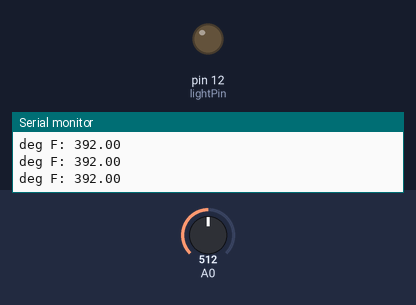
The sketch below on a simulated Arduino Uno, built with avr-gcc and run on an emulated ATmega328P. Shown: output pins drawn as LEDs (lit = HIGH), the last lines printed to the serial monitor. The test bench sets the inputs (shaded band); at power-on: A0 = 512.

Above: at 1.3 s.
1.4 s: A0 set to 153
2.9 s: A0 set to 131
At 4.2 s:
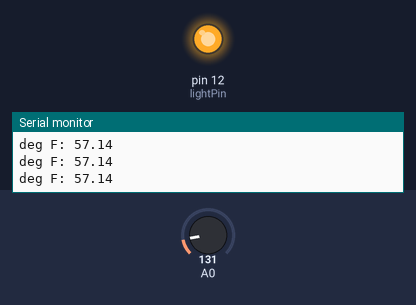
4.5 s: A0 set to 306
At 5.5 s:
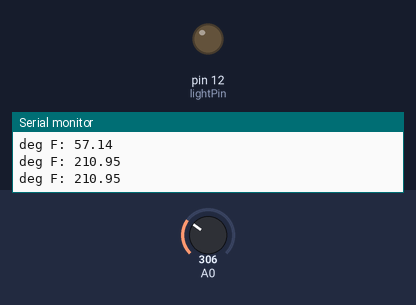
6.0 s: A0 set to 122
At 6.7 s:
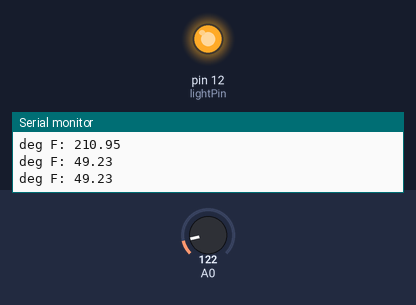
Timing chart, 0 to 8.5 s (numbered marks = the images above; inputs shaded):
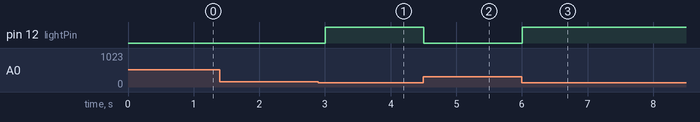

Measured:
- the behaviour switches between 147 and 146 on A0 (found by bisection; images 0 and 1)
- after the input at 2.9 s, pin 12 (lightPin): LOW → HIGH after 0.10 s
- after the input at 4.5 s, pin 12 (lightPin): HIGH → LOW at once
- after the input at 6.0 s, pin 12 (lightPin): LOW → HIGH at once

The sketch:

thermometer.ino
```cpp
/*

Example sketch 07

TEMPERATURE SENSOR

  Use the "serial monitor" window to read a temperature sensor.

  The TMP36 is an easy-to-use temperature sensor that outputs
  a voltage that's proportional to the ambient temperature.
  You can use it for all kinds of automation tasks where you'd
  like to know or control the temperature of something.

  More information on the sensor is available in the datasheet:
  http://dlnmh9ip6v2uc.cloudfront.net/datasheets/Sensors/Temp/TMP35_36_37.pdf

  Even more exciting, we'll start using the Arduino's serial port
  to send data back to your main computer! Up until now, we've
  been limited to using simple LEDs for output. We'll see that
  the Arduino can also easily output all kinds of text and data.

Hardware connections:

  Be careful when installing the temperature sensor, as it is
  almost identical to the transistors! The one you want has
  a triangle logo and "TMP" in very tiny letters. The
  ones you DON'T want will have "222" on them.

  When looking at the flat side of the temperature sensor
  with the pins down, from left to right the pins are:
  5V, SIGNAL, and GND.

  Connect the 5V pin to 5 Volts (5V).
  Connect the SIGNAL pin to ANALOG pin 0.
  Connect the GND pin to ground (GND).

This sketch was written by SparkFun Electronics,
with lots of help from the Arduino community.
This code is completely free for any use.
Visit http://www.arduino.cc to learn about the Arduino.

Version 2.0 6/2012 MDG
*/

// We'll use analog input 0 to measure the temperature sensor's
// signal pin.

const int temperaturePin = 0;
const int lightPin = 12;
const int HEAT = 71;
void setup()
{
  // In this sketch, we'll use the Arduino's serial port
  // to send text back to the main computer. For both sides to
  // communicate properly, they need to be set to the same speed.
  // We use the Serial.begin() function to initialize the port
  // and set the communications speed.

  // The speed is measured in bits per second, also known as
  // "baud rate". 9600 is a very commonly used baud rate,
  // and will transfer about 10 characters per second.

  Serial.begin(9600);
  pinMode(12, OUTPUT);
}


void loop()
{
  // Up to now we've only used integer ("int") values in our
  // sketches. Integers are always whole numbers (0, 1, 23, etc.).
  // In this sketch, we'll use floating-point values ("float").
  // Floats can be fractional numbers such as 1.42, 2523.43121, etc.

  // We'll declare three floating-point variables
  // (We can declare multiple variables of the same type on one line:)

  float voltage, degreesC, degreesF;

  // First we'll measure the voltage at the analog pin. Normally
  // we'd use analogRead(), which returns a number from 0 to 1023.
  // Here we've written a function (further down) called
  // getVoltage() that returns the true voltage (0 to 5 Volts)
  // present on an analog input pin.

  voltage = getVoltage(temperaturePin);

  // Now we'll convert the voltage to degrees Celsius.
  // This formula comes from the temperature sensor datasheet:

  degreesC = (voltage - 0.5) * 100.0;

  // While we're at it, let's convert degrees Celsius to Fahrenheit.
  // This is the classic C to F conversion formula:

  degreesF = degreesC * (9.0/5.0) + 32.0;

  // Now we'll use the serial port to print these values
  // to the serial monitor!

  // To open the serial monitor window, upload your code,
  // then click the "magnifying glass" button at the right edge
  // of the Arduino IDE toolbar. The serial monitor window
  // will open.

  // (NOTE: remember we said that the communication speed
  // must be the same on both sides. Ensure that the baud rate
  // control at the bottom of the window is set to 9600. If it
  // isn't, change it to 9600.)

  // Also note that every time you upload a new sketch to the
  // Arduino, the serial monitor window will close. It does this
  // because the serial port is also used to upload code!
  // When the upload is complete, you can re-open the serial
  // monitor window.

  // To send data from the Arduino to the serial monitor window,
  // we use the Serial.print() function. You can print variables
  // or text (within quotes).

  //Serial.print("voltage: ");
  //Serial.print(voltage);
  //Serial.print("  deg C: ");
  //Serial.print(degreesC);
  Serial.print("deg F: ");
  Serial.println(degreesF);

  // These statements will print lines of data like this:
  // "voltage: 0.73 deg C: 22.75 deg F: 72.96"

  // Note that all of the above statements are "print", except
  // for the last one, which is "println". "Print" will output
  // text to the SAME LINE, similar to building a sentence
  // out of words. "Println" will insert a "carriage return"
  // character at the end of whatever it prints, moving down
  // to the NEXT line.
  if (degreesF < HEAT){
     digitalWrite(lightPin, HIGH);
  }
  else{
    digitalWrite(lightPin,LOW);
  }

  delay(500); // repeat once per second (change as you wish!)
}


float getVoltage(int pin)
{
  // This function has one input parameter, the analog pin number
  // to read. You might notice that this function does not have
  // "void" in front of it; this is because it returns a floating-
  // point value, which is the true voltage on that pin (0 to 5V).

  // You can write your own functions that take in parameters
  // and return values. Here's how:

    // To take in parameters, put their type and name in the
    // parenthesis after the function name (see above). You can
    // have multiple parameters, separated with commas.

    // To return a value, put the type BEFORE the function name
    // (see "float", above), and use a return() statement in your code
    // to actually return the value (see below).

    // If you don't need to get any parameters, you can just put
    // "()" after the function name.

    // If you don't need to return a value, just write "void" before
    // the function name.

  // Here's the return statement for this function. We're doing
  // all the math we need to do within this statement:

  return (analogRead(pin) * 0.004882814);

  // This equation converts the 0 to 1023 value that analogRead()
  // returns, into a 0.0 to 5.0 value that is the true voltage
  // being read at that pin.
}

// Other things to try with this code:

//   Turn on an LED if the temperature is above or below a value.

//   Read that threshold value from a potentiometer - now you've
//   created a thermostat!
```
